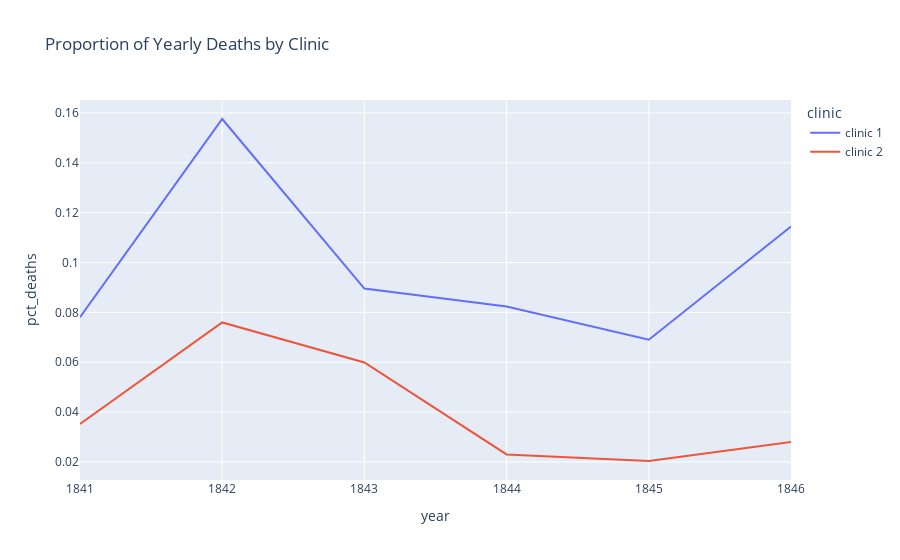

Notebook code cell kept with this figure:
### Markdown cell above
### Plotting the Proportion of Yearly Deaths by Clinic

### Code cell
line = px.line(
    df_yearly,
    x='year',
    y='pct_deaths',
    color='clinic',
    title='Proportion of Yearly Deaths by Clinic'
)
 
line.show()

### Figure 1 — Plotly figure (JSON) as saved in the notebook; plotly's stock layout.template omitted (floating-point values rounded to 4 significant figures)
{"data": [{"hovertemplate": "clinic=clinic 1<br>year=%{x}<br>pct_deaths=%{y}<extra></extra>", "legendgroup": "clinic 1", "line": {"color": "#636efa", "dash": "solid"}, "marker": {"symbol": "circle"}, "mode": "lines", "name": "clinic 1", "orientation": "v", "showlegend": true, "type": "scatter", "x": [1841, 1842, 1843, 1844, 1845, 1846], "xaxis": "x", "y": [0.07806, 0.1576, 0.08954, 0.08236, 0.06901, 0.1145], "yaxis": "y"}, {"hovertemplate": "clinic=clinic 2<br>year=%{x}<br>pct_deaths=%{y}<extra></extra>", "legendgroup": "clinic 2", "line": {"color": "#EF553B", "dash": "solid"}, "marker": {"symbol": "circle"}, "mode": "lines", "name": "clinic 2", "orientation": "v", "showlegend": true, "type": "scatter", "x": [1841, 1842, 1843, 1844, 1845, 1846], "xaxis": "x", "y": [0.03522, 0.07597, 0.05988, 0.023, 0.02036, 0.02797], "yaxis": "y"}], "layout": {"legend": {"title": {"text": "clinic"}, "tracegroupgap": 0}, "title": {"text": "Proportion of Yearly Deaths by Clinic"}, "xaxis": {"anchor": "y", "domain": [0, 1], "title": {"text": "year"}}, "yaxis": {"anchor": "x", "domain": [0, 1], "title": {"text": "pct_deaths"}}}}
